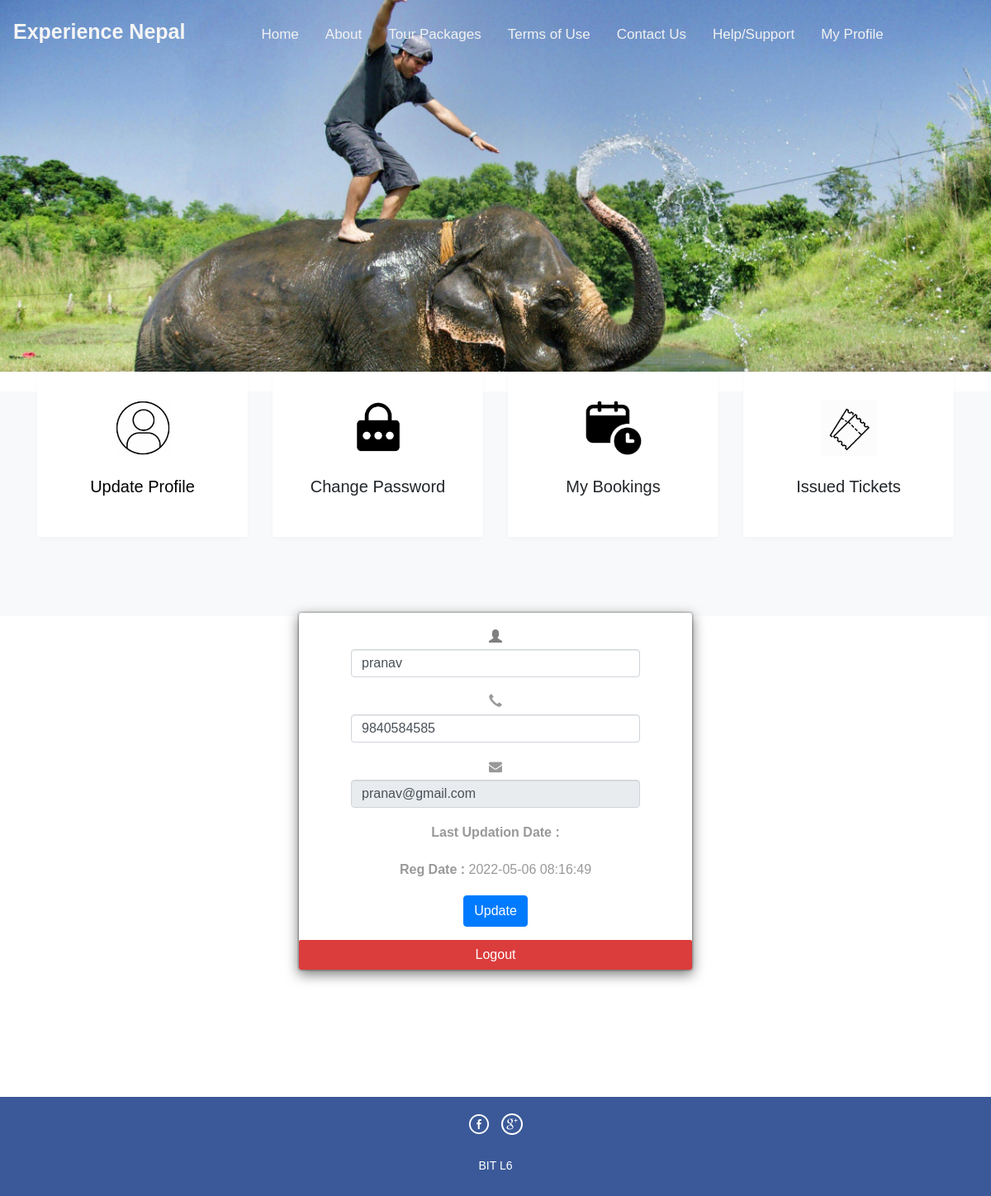
The app's page /tms/profile.php (signed in) with its own data.
### tables this page shows
CREATE TABLE `tblusers` (
  `id` int(11) NOT NULL,
  `FullName` varchar(100) DEFAULT NULL,
  `MobileNumber` char(10) DEFAULT NULL,
  `EmailId` varchar(70) DEFAULT NULL,
  `Password` varchar(100) DEFAULT NULL,
  `RegDate` timestamp NULL DEFAULT current_timestamp(),
  `UpdationDate` timestamp NULL DEFAULT NULL ON UPDATE current_timestamp()
);

### tms/profile.php (the view, shortened to what this page needs)
<?php
include('includes/config.php');
if(strlen($_SESSION['login'])==0)
	{
header('location:index.php');
}
else{
?>
<!DOCTYPE HTML>
<html>
<head>
<link href="css/bootstrap.css" rel='stylesheet' type='text/css' />
<link href="css/style.css" rel='stylesheet' type='text/css' />
<link href="css/font-awesome.css" rel="stylesheet">
<link href="css/flaticon.css" rel="stylesheet">
<link href="css/css/bootstrap.min.css" rel="stylesheet">
<link href="css/font-awesome.css" rel="stylesheet">
<link href="css/animate.css" rel="stylesheet" type="text/css" media="all">
</head>
<body>
<div class="banner-2 ">
<?php include('includes/header.php');?>
</div>
<br>
<section class="ftco-section services-section bg-light">
      <div class="container">
        <div class="row d-flex">
          <div class="col-md-3 d-flex align-self-stretch ftco-animate">
            <div class="media block-6 services d-block text-center">
              <div class="media-body p-2 mt-2">
			  <a class="link" href="profile.php">
				  <img src="images/profile.png"  style="height:70px;"><br><br>
                <h3 class="heading mb-3" style="">Update Profile</h3>
                </a>
              </div>
            </div>
          </div>
          <div onClick="location.href='change-password.php'" class="col-md-3 d-flex align-self-stretch ftco-animate">
            <div class="media block-6 services d-block text-center">
              <div class="media-body p-2 mt-2">
				  <img src="images/password.png"  style="height:70px;"><br><br>
                <h3 class="heading mb-3 style="">Change Password</h3>
              </div>
            </div>
          </div>
          <div onClick="location.href='tour-history.php'" class="col-md-3 d-flex align-self-stretch ftco-animate">
            <div class="media block-6 services d-block text-center">
              <div class="media-body p-2 mt-2">
				  <img src="images/bookings.png"  style="height:70px;"><br><br>
                <h3 class="heading mb-3" style="">My Bookings</h3>
              </div>
            </div>
          </div>
          <div onClick="location.href='issuetickets.php'" class="col-md-3 d-flex align-self-stretch ftco-animate">
            <div class="media block-6 services d-block text-center">
              <div class="media-body p-2 mt-2">
				  <img src="images/tickets.png"  style="height:70px;"><br><br>
                <h3 class="heading mb-3" style="">Issued Tickets</h3>
              </div>
            </div>
          </div>
        </div>
      </div>
	</section>
	<center>
<h3> Profile</h3>
	<br>
<center>
<br><br>
<div class="privacy" style="margin-top:-200px">
	<div class="container">
	<div class="card" style="width: 30rem;">
<div class="modal-content">
		<form name="chngpwd" method="post">
<?php
$useremail=$_SESSION['login'];
$sql = "SELECT * from tblusers where EmailId=:useremail";
$query = $dbh -> prepare($sql);
$query -> bindParam(':useremail',$useremail, PDO::PARAM_STR);
$query->execute();
$results=$query->fetchAll(PDO::FETCH_OBJ);
if($query->rowCount() > 0)
{
foreach($results as $result)
{	?>
	<p style="width: 350px;color:grey">
		<span class="glyphicon glyphicon-user"></span>
	 <input type="text" name="name" value="<?php echo htmlentities($result->FullName);?>" class="form-control" id="name" required="">
	</p>
<p style="width: 350px;">
<span class="glyphicon glyphicon-earphone"></span>
<input type="text" class="form-control" name="mobileno" maxlength="10" value="<?php echo htmlentities($result->MobileNumber);?>" id="mobileno"  required="">
</p>
<p style="width: 350px;">
	<i class="fa fa-envelope prefix grey-text"></i><input type="email" class="form-control" name="email" value="<?php echo htmlentities($result->EmailId);?>" id="email" readonly>
			</p>
<p style="width: 350px;">
<b>Last Updation Date : </b>
</p>
<p style="width: 350px;">
<b>Reg Date :</b>
<?php echo htmlentities($result->RegDate);?>
			</p>
<?php }} ?>
			<p style="width: 350px;">
<button type="submit" name="submit6" class="btn-primary btn">Update</button>
			</p>
			</form>
<button class="seabtn" onClick="location.href='logout.php'"><a style="color:white" href="logout.php"> Logout </a></button></center><br>
<br><br>
<?php include('includes/footer.php');?>
</body>
</html>
<?php } ?>

### tms/css/style.css (style rules this page uses)
body { font-family: "Poppins", Arial, sans-serif; background: #fff; font-size: 14px; line-height: 1.8; font-weight: 300; color: #4d4d4d; }
html, body { font-size: 100%; background: #fff; font-family: 'Open Sans', sans-serif; }
body a,.grid_1,plan_1,plan_1.one,plan_1.two,i.icon1, i.icon2, i.icon3, i.icon4, i.icon5, i.icon6 { transition:0.5s all; -webkit-transition:0.5s all; -moz-transition:0.5s all; -o-transition:0.5s all; -ms-transition:0.5s all; }
h1,h2,h3,h4,h5,h6 { margin:0; font-family: 'Roboto Condensed', sans-serif; }
p { margin:0; }
button.seabtn { padding: 6px 25px!important; font-size: 16px; text-indent: 0; padding: 6px 20px; color: white; background-color:rgb(219, 60, 60); border: 0; border-radius: 2px; -webkit-transition: all .2s; -moz-transition: all .2s; transition: all .2s; background-repeat: no-repeat; background-position: 96% center; }
.banner-2 { background: url(../images/8.jpg)no-repeat; background-size: cover; -webkit-background-size: cover; -o-background-size: cover; -ms-background-size: cover; -moz-background-size: cover; min-height: 450px; }
.privacy { padding: 5em 0; }
.privacy p { font-size: 1em; line-height: 1.8em; color: #999; margin: 1em 0; }
.glyphicon { position: relative; top: 1px; display: inline-block; font-family: 'Glyphicons Halflings'; font-style: normal; font-weight: normal; line-height: 1; -webkit-font-smoothing: antialiased; -moz-osx-font-smoothing: grayscale; }
.ftco-section { position: relative; width: 100%; display: block; }
.ftco-section { padding: 6em 0; position: relative; }
.services-section .container { margin-top: -120px; z-index: 2; position: relative; }
.services { background: #fff; -webkit-box-shadow: 0px 2px 5px 0px rgba(0, 0, 0, 0.03); -moz-box-shadow: 0px 2px 5px 0px rgba(0, 0, 0, 0.03); box-shadow: 0px 2px 5px 0px rgba(0, 0, 0, 0.03); padding: 25px; -moz-transition: all 0.3s ease; -o-transition: all 0.3s ease; -webkit-transition: all 0.3s ease; -ms-transition: all 0.3s ease; transition: all 0.3s ease; -webkit-border-radius: 2px; -moz-border-radius: 2px; -ms-border-radius: 2px; border-radius: 2px; }
.services .media-body h3 { font-size: 20px; }
.row { display: -webkit-box; display: -ms-flexbox; display: flex; -ms-flex-wrap: wrap; flex-wrap: wrap; margin-right: -15px; margin-left: -15px; }
.d-flex { display: -webkit-box !important; display: -ms-flexbox !important; display: flex !important; }
.text-center { text-align: center !important; }
.d-block { display: block !important; }
a.link { color:black; text-decoration: none; }

### tms/includes/header.php (style rules this page uses)
body { margin: 0; font-family: Arial, Helvetica, sans-serif; }

### records on screen
tblusers: name "pranav", mobileno "9840584585", email "pranav@gmail.com", RegDate "2022-05-06 08:16:49"
